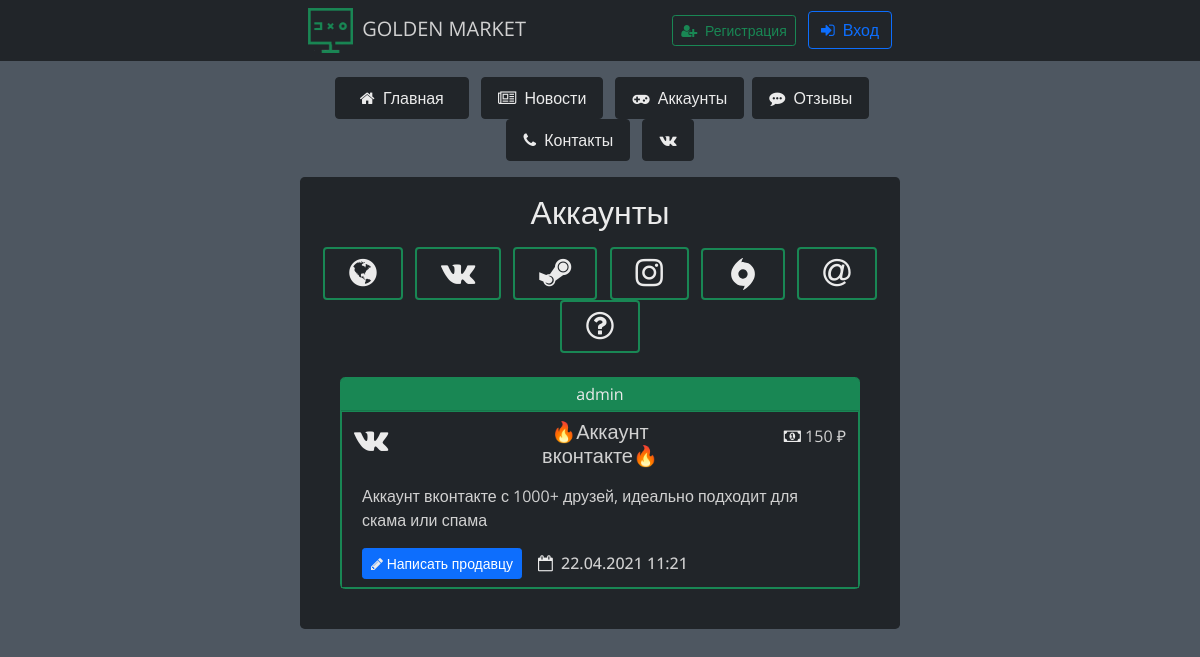
The app's page /market/vk with its own data.
### data/accounts.py (models this page shows)
class Accounts(SqlAlchemyBase, UserMixin):  # таблица аккаунтов
    __tablename__ = 'accounts'
    id = sqlalchemy.Column(sqlalchemy.Integer, primary_key=True, autoincrement=True, unique=True)
    created_date = sqlalchemy.Column(sqlalchemy.DateTime,
                                     default=datetime.datetime.now)
    title = sqlalchemy.Column(sqlalchemy.String)
    type = sqlalchemy.Column(sqlalchemy.String)
    price = sqlalchemy.Column(sqlalchemy.String)
    link = sqlalchemy.Column(sqlalchemy.String)
    user_name = sqlalchemy.Column(sqlalchemy.String)
    about_acc = sqlalchemy.Column(sqlalchemy.String)
    user_id = sqlalchemy.Column(sqlalchemy.Integer,
                                sqlalchemy.ForeignKey("users.id"))
    user = orm.relation('User')

### main.py (the view, shortened to what this page needs)
@app.route('/market/<category>', methods=['POST', 'GET'])  # сортировка аккаунтов по категориям
def sorted_market(category):
    session = db_session.create_session()
    is_my = False
    if category == 'vk':
        account_session = session.query(accounts.Accounts).filter(accounts.Accounts.type
                                                                  == 'VK')
    elif category == 'steam':
        account_session = session.query(accounts.Accounts).filter(accounts.Accounts.type
                                                                  == 'Steam')
    elif category == 'instagram':
        account_session = session.query(accounts.Accounts).filter(accounts.Accounts.type
                                                                  == 'Instagram')
    elif category == 'origin':
        account_session = session.query(accounts.Accounts).filter(accounts.Accounts.type
                                                                  == 'Origin')
    elif category == 'mail':
        account_session = session.query(accounts.Accounts).filter(accounts.Accounts.type
                                                                  == 'Mail')
    elif category == 'my':
        account_session = session.query(accounts.Accounts).filter(accounts.Accounts.user_id
                                                                  == current_user.id)
        is_my = True
    else:
        account_session = session.query(accounts.Accounts).filter(accounts.Accounts.type
                                                                  == 'Other')
    account_dict = {}  # словарь аккаунтов
    for account in account_session[::-1]:
        account_dict[account.title] = [account.price, 1, account.link,
                                       account.user_name, account.type.lower(), account.id,
                                       str(account.created_date).split()[0].split('-'),
                                       account.about_acc,
                                       str(account.created_date).split()[1].split('.')[0].split(
                                           ':')]
    return render_template('market.html',
                           account_dict=account_dict,
                           title=f'Аккаунты: {category.title()}')

### data/db_session.py (called while the page is built)
def create_session() -> Session:
    global __factory
    return __factory()

### templates/market.html (shortened to what this page needs)
{% extends "base.html" %}
{% block content %}
<div class="container w-50 bg-dark rounded-3 mt-3 p-3 text-center">
    <h2 class="mb-3 simple-btn">Аккаунты</h2>
    <div>
        <a href="/market" class="mx-1">
            <button class="simple-btn btn btn-dark px-4 py-2 border-2 border-success">
                <i class="fa fa-globe fa-2x simple-btn" aria-hidden="true"></i>
            </button>
        </a>
        <a href="/market/vk" class="mx-1">
            <button class="simple-btn btn btn-dark px-4 py-2 border-2 border-success">
                <i class="fa fa-vk fa-2x simple-btn" aria-hidden="true"></i>
            </button>
        </a>
        <a href="/market/steam" class="mx-1">
            <button class="simple-btn btn btn-dark px-4 py-2 border-2 border-success">
                <i class="fa fa-steam fa-2x simple-btn" aria-hidden="true"></i>
            </button>
        </a>
        <a href="/market/instagram" class="mx-1">
            <button class="simple-btn btn btn-dark px-4 py-2 border-2 border-success">
                <i class="fa fa-instagram fa-2x simple-btn" aria-hidden="true"></i>
            </button>
        </a>
        <a href="/market/origin" class="mx-1">
            <button class="simple-btn btn btn-dark px-4 py-2 border-2 border-success">
            </button>
        </a>
        <a href="/market/mail" class="mx-1">
            <button class="simple-btn btn btn-dark px-4 py-2 border-2 border-success">
                <i class="fa fa-at fa-2x simple-btn" aria-hidden="true"></i>
            </button>
        </a>
        <a href="/market/other" class="mx-1">
            <button class="simple-btn btn btn-dark px-4 py-2 border-2 border-success">
                <i class="fa fa-question-circle-o fa-2x simple-btn" aria-hidden="true"></i>
            </button>
        </a>
    </div>
    {% if account_dict %}
    {% for account in account_dict %}
    <div class="card text-center m-4 bg-dark rounded-3 border-success">
        <div class="card-header bg-success p-1 simple-btn">
            {{ account_dict[account][3] }}
        </div>
        <div class="card-body border border-success p-2">
            <div class="container">
                <div class="row">
                    <div class="col text-start p-0 ms-1 mt-1">
                        {% if account_dict[account][4] == 'origin' %}
                        <svg xmlns="http://www.w3.org/2000/svg" width="32" height="32" style="">
                            <rect id="backgroundrect" width="100%" height="100%" x="0" y="0"
                                  fill="none" stroke="none"/>
                            <g class="currentLayer" style=""><title>Layer 1</title>
                                <path d="M16.786 4.146c1.583 0.094 3.135 0.51 4.552 1.224 1.375 0.688 2.599 1.635 3.609 2.792 1 1.156 1.76 2.474 2.286 3.953 0.521 1.479 0.729 3.036 0.62 4.672-0.047 0.844-0.182 1.667-0.406 2.464-0.224 0.781-0.526 1.542-0.901 2.271-0.583 1.13-1.24 2.198-1.958 3.214-0.719 1.010-1.5 1.953-2.349 2.823-0.854 0.87-1.755 1.672-2.714 2.406-0.958 0.724-1.958 1.38-3.005 1.969l-0.047 0.036c-0.047 0.021-0.094 0.036-0.146 0.031-0.083-0.021-0.156-0.068-0.214-0.13-0.052-0.068-0.083-0.151-0.083-0.229 0-0.042 0.005-0.078 0.016-0.115 0.016-0.031 0.031-0.057 0.052-0.083 0.37-0.526 0.672-1.073 0.917-1.646 0.24-0.578 0.401-1.182 0.49-1.813 0-0.042-0.021-0.083-0.052-0.115-0.026-0.031-0.073-0.052-0.115-0.052-0.349 0.047-0.703 0.073-1.057 0.083-0.354 0.016-0.708 0-1.063-0.047-1.583-0.094-3.135-0.516-4.557-1.224-1.375-0.688-2.599-1.635-3.609-2.792-1.005-1.161-1.781-2.5-2.286-3.953-0.521-1.5-0.734-3.083-0.62-4.672 0.047-0.844 0.182-1.667 0.411-2.464s0.526-1.536 0.901-2.24c0.583-1.151 1.24-2.234 1.958-3.245s1.5-1.953 2.344-2.828c0.854-0.865 1.755-1.667 2.714-2.396s1.958-1.385 3.005-1.974l0.047-0.031c0.047-0.026 0.094-0.036 0.146-0.036 0.089 0.021 0.161 0.068 0.214 0.13 0.057 0.068 0.083 0.141 0.083 0.234 0 0.036-0.005 0.073-0.016 0.109-0.010 0.031-0.031 0.057-0.052 0.083-0.365 0.516-0.672 1.068-0.917 1.651-0.24 0.578-0.396 1.177-0.484 1.807 0 0.047 0.016 0.083 0.047 0.115s0.073 0.052 0.115 0.052c0.349-0.047 0.703-0.073 1.057-0.083 0.365-0.010 0.714 0.005 1.068 0.047zM15.708 20.635c1.229 0.104 2.448-0.307 3.359-1.141 0.964-0.849 1.479-1.917 1.568-3.198 0.104-1.24-0.307-2.464-1.141-3.38-0.802-0.943-1.964-1.51-3.198-1.552-1.234-0.104-2.458 0.313-3.38 1.141-0.943 0.802-1.51 1.964-1.552 3.203-0.104 1.234 0.307 2.453 1.13 3.38 0.833 0.964 1.906 1.484 3.214 1.547z"
                                      id="svg_1" class="" fill-opacity="1" fill="#ebebeb"/>
                            </g>
                        </svg>
                        {% elif account_dict[account][4] == 'mail' %}
                        <i class="fa fa-at fa-2x simple-btn me-1" aria-hidden="true"></i>
                        {% elif account_dict[account][4] == 'other' %}
                        <i class="fa fa-question-circle-o fa-2x simple-btn me-1" aria-hidden="true"></i>
                        {% else %}
                        <i class="fa fa-{{ account_dict[account][4] }} fa-2x simple-btn"
                           aria-hidden="true"></i>
                        {% endif %}
                    </div>
                    <h5 class="col p-0 card-title my-auto">
                        🔥{{ account }}🔥
                    </h5>
                    <div class="col text-end p-0 me-1 mt-1">
                        <i class="fa fa-money fa-1x simple-btn" aria-hidden="true"></i> {{
                        account_dict[account][0] }} ₽
                    </div>
                </div>
                <div class="card-text my-3 text-start">{{ account_dict[account][7] }}</div>
                <div class="container d-flex p-0">
                    <a href="{{ account_dict[account][2] }}" target="_blank" class="me-2">
                        <button class="btn btn-sm btn-primary" type="button">
                            <i class="fa fa-pencil fa-1x simple-btn" aria-hidden="true"></i>
                            Написать продавцу
                        </button>
                    </a>
                    <h6 class="my-auto ms-2">
                        <i class="fa fa-calendar-o fa-1x simple-btn me-1" aria-hidden="true"></i>
                        {{ account_dict[account][6][2] }}.{{ account_dict[account][6][1] }}.{{
                        account_dict[account][6][0] }} {{ account_dict[account][8][0] }}:{{
                        account_dict[account][8][1] }}
                    </h6>
                </div>
            </div>
        </div>
    </div>
    {% endfor %}
    {% else %}
    <h4 class="my-5">Здесь пока пусто, приходи завтра</h4>
    {% endif%}
</div>
{% endblock %}

### templates/base.html (style rules this page uses)
* { font-family: 'Open Sans', sans-serif; color: #d1d1d1; }
body { background-color: #4e5761; }
.simple-btn { color: #ebebeb !important; }
a { text-decoration: none !important; border: none !important; }

### records on screen
Accounts: title+user_name "admin", title "Аккаунт вконтакте", title+price "150", title+about_acc "Аккаунт вконтакте с 1000+ друзей, идеально подходит для скама или спама", title "22", title "04", title "2021", title "11", title "21"
